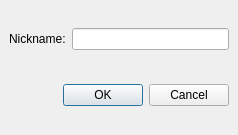
<?xml version="1.0" encoding="UTF-8"?>
<ui version="4.0">
 <class>SettingsDialog</class>
 <widget class="QDialog" name="SettingsDialog">
  <property name="geometry">
   <rect>
    <x>0</x>
    <y>0</y>
    <width>238</width>
    <height>135</height>
   </rect>
  </property>
  <property name="windowTitle">
   <string>Settings</string>
  </property>
  <property name="windowIcon">
   <iconset resource="icons.qrc">
    <normaloff>:/icons/images/configure.png</normaloff>:/icons/images/configure.png</iconset>
  </property>
  <layout class="QGridLayout" name="gridLayout">
   <property name="leftMargin">
    <number>9</number>
   </property>
   <property name="topMargin">
    <number>0</number>
   </property>
   <property name="rightMargin">
    <number>9</number>
   </property>
   <property name="bottomMargin">
    <number>0</number>
   </property>
   <item row="1" column="0" colspan="2">
    <widget class="QDialogButtonBox" name="buttonBox">
     <property name="orientation">
      <enum>Qt::Horizontal</enum>
     </property>
     <property name="standardButtons">
      <set>QDialogButtonBox::Cancel|QDialogButtonBox::Ok</set>
     </property>
    </widget>
   </item>
   <item row="0" column="0">
    <widget class="QLabel" name="label">
     <property name="text">
      <string>Nickname:</string>
     </property>
    </widget>
   </item>
   <item row="0" column="1">
    <widget class="QLineEdit" name="nickEdit"/>
   </item>
  </layout>
 </widget>
 <resources>
  <include location="icons.qrc"/>
 </resources>
 <connections>
  <connection>
   <sender>buttonBox</sender>
   <signal>accepted()</signal>
   <receiver>SettingsDialog</receiver>
   <slot>accept()</slot>
   <hints>
    <hint type="sourcelabel">
     <x>248</x>
     <y>254</y>
    </hint>
    <hint type="destinationlabel">
     <x>157</x>
     <y>274</y>
    </hint>
   </hints>
  </connection>
  <connection>
   <sender>buttonBox</sender>
   <signal>rejected()</signal>
   <receiver>SettingsDialog</receiver>
   <slot>reject()</slot>
   <hints>
    <hint type="sourcelabel">
     <x>316</x>
     <y>260</y>
    </hint>
    <hint type="destinationlabel">
     <x>286</x>
     <y>274</y>
    </hint>
   </hints>
  </connection>
 </connections>
</ui>
